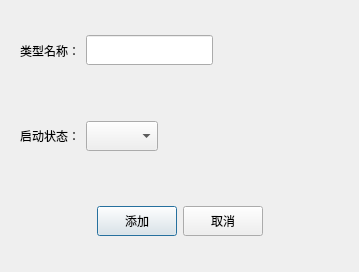
<?xml version="1.0" encoding="UTF-8"?>
<ui version="4.0">
 <class>Dialog</class>
 <widget class="QDialog" name="Dialog">
  <property name="geometry">
   <rect>
    <x>0</x>
    <y>0</y>
    <width>359</width>
    <height>272</height>
   </rect>
  </property>
  <property name="windowTitle">
   <string>添加仓库类型</string>
  </property>
  <layout class="QVBoxLayout" name="verticalLayout">
   <item>
    <widget class="QWidget" name="widget" native="true">
     <layout class="QHBoxLayout" name="horizontalLayout">
      <item>
       <widget class="QLabel" name="label">
        <property name="text">
         <string>类型名称：</string>
        </property>
       </widget>
      </item>
      <item>
       <widget class="QLineEdit" name="lineEdit">
        <property name="minimumSize">
         <size>
          <width>0</width>
          <height>30</height>
         </size>
        </property>
       </widget>
      </item>
      <item>
       <spacer name="horizontalSpacer">
        <property name="orientation">
         <enum>Qt::Horizontal</enum>
        </property>
        <property name="sizeHint" stdset="0">
         <size>
          <width>40</width>
          <height>20</height>
         </size>
        </property>
       </spacer>
      </item>
     </layout>
    </widget>
   </item>
   <item>
    <widget class="QWidget" name="widget_2" native="true">
     <layout class="QHBoxLayout" name="horizontalLayout_2">
      <item>
       <widget class="QLabel" name="label_2">
        <property name="text">
         <string>启动状态：</string>
        </property>
       </widget>
      </item>
      <item>
       <widget class="QComboBox" name="comboBox">
        <property name="minimumSize">
         <size>
          <width>0</width>
          <height>30</height>
         </size>
        </property>
       </widget>
      </item>
      <item>
       <spacer name="horizontalSpacer_2">
        <property name="orientation">
         <enum>Qt::Horizontal</enum>
        </property>
        <property name="sizeHint" stdset="0">
         <size>
          <width>40</width>
          <height>20</height>
         </size>
        </property>
       </spacer>
      </item>
     </layout>
    </widget>
   </item>
   <item>
    <widget class="QWidget" name="widget_3" native="true">
     <layout class="QHBoxLayout" name="horizontalLayout_3">
      <item>
       <spacer name="horizontalSpacer_3">
        <property name="orientation">
         <enum>Qt::Horizontal</enum>
        </property>
        <property name="sizeHint" stdset="0">
         <size>
          <width>40</width>
          <height>20</height>
         </size>
        </property>
       </spacer>
      </item>
      <item>
       <widget class="QPushButton" name="pushButton">
        <property name="minimumSize">
         <size>
          <width>0</width>
          <height>30</height>
         </size>
        </property>
        <property name="text">
         <string>添加</string>
        </property>
       </widget>
      </item>
      <item>
       <widget class="QPushButton" name="pushButton_2">
        <property name="minimumSize">
         <size>
          <width>0</width>
          <height>30</height>
         </size>
        </property>
        <property name="text">
         <string>取消</string>
        </property>
       </widget>
      </item>
      <item>
       <spacer name="horizontalSpacer_4">
        <property name="orientation">
         <enum>Qt::Horizontal</enum>
        </property>
        <property name="sizeHint" stdset="0">
         <size>
          <width>40</width>
          <height>20</height>
         </size>
        </property>
       </spacer>
      </item>
     </layout>
    </widget>
   </item>
  </layout>
 </widget>
 <resources/>
 <connections/>
</ui>
